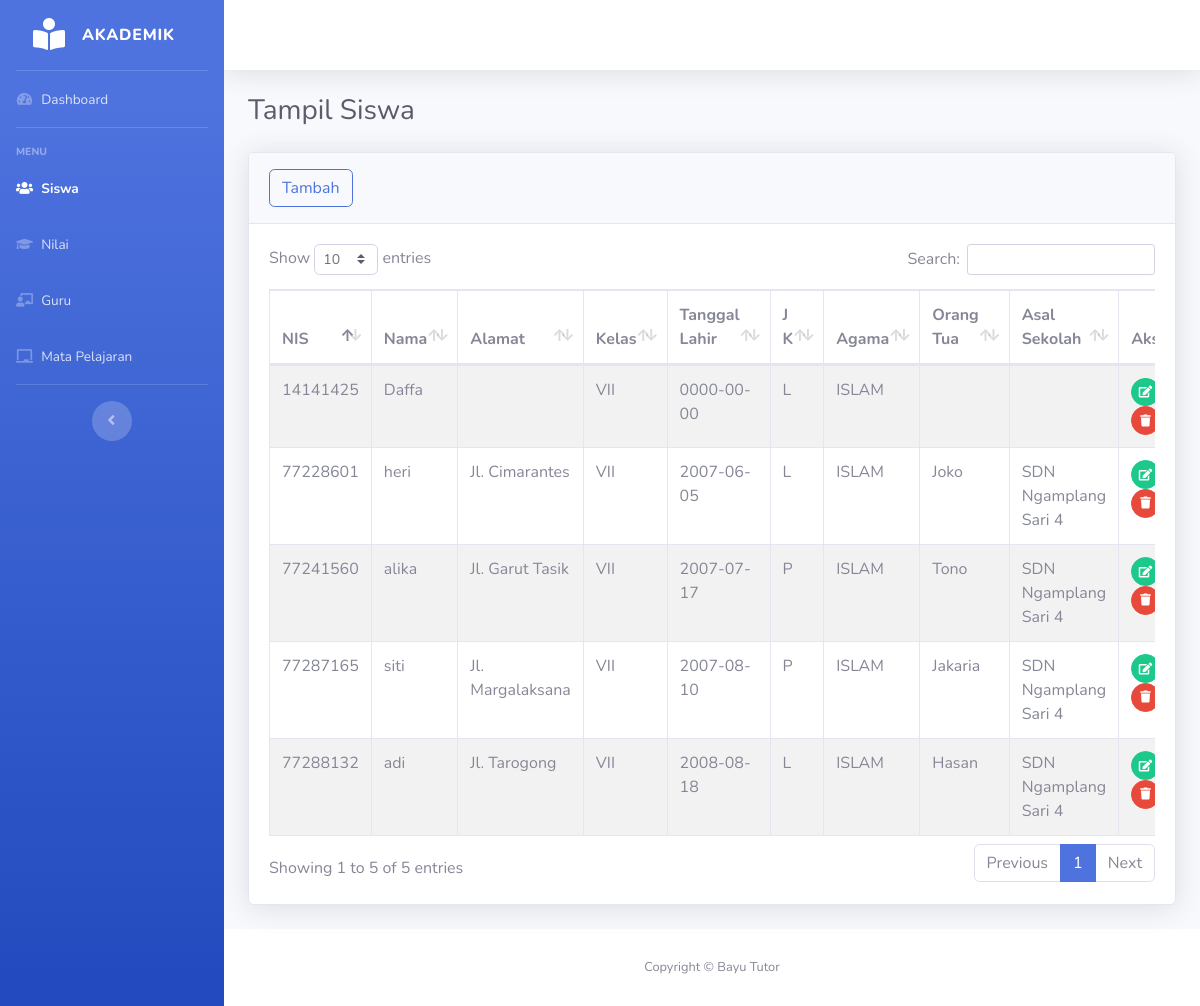
The page /Aplikasi-Raport-Sederhana/siswa/siswa.php on the database as committed earlier.
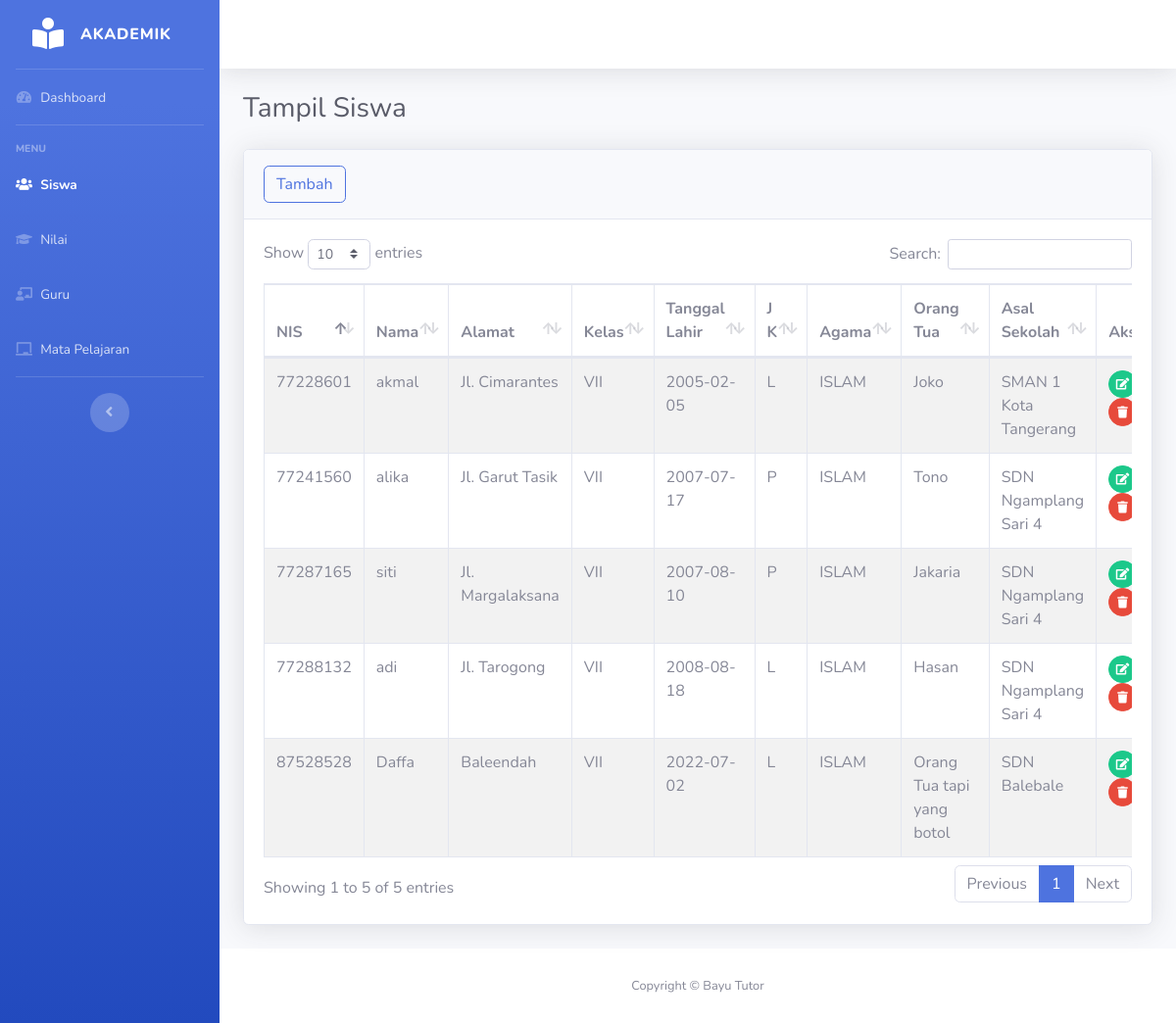
The same page on the database as committed later.
### tables this page shows
CREATE TABLE `siswa` (
  `nis` varchar(8) NOT NULL,
  `nama` varchar(30) NOT NULL,
  `alamat` varchar(30) DEFAULT NULL,
  `kelas` enum('VII','VIII','IX') NOT NULL,
  `tanggal_lahir` date DEFAULT NULL,
  `jenis_kelamin` enum('L','P') DEFAULT NULL,
  `agama` enum('ISLAM','PROTESTAN','KATHOLIK','HINDU','BUDHA','KONGHUCU','LAINNYA') DEFAULT NULL,
  `orang_tua` varchar(30) DEFAULT NULL,
  `asal_sekolah` varchar(50) NOT NULL
);

### Aplikasi-Raport-Sederhana/siswa/siswa.php (the view, shortened to what this page needs)
<!DOCTYPE html>
<html lang="en">
<head>
    <link href="../assets/vendor/fontawesome-free/css/all.min.css" rel="stylesheet" type="text/css">
    <link href="../assets/css/sb-admin-2.min.css" rel="stylesheet">
    <link href="../assets/vendor/datatables/dataTables.bootstrap4.min.css" rel="stylesheet">
</head>
<body id="page-top">
    <div id="wrapper">
       <?php include_once("../layout/sidebar.php") ?>
        <div id="content-wrapper" class="d-flex flex-column">
            <div id="content">
            <?php include_once("../layout/topbar.php") ?>
                <div class="container-fluid">
                    <h1 class="h3 mb-4 text-gray-800">Tampil Siswa</h1>
                    <div class="card shadow mb-4">
                        <div class="card-header py-3">
                            <a href="siswa-tambah.php"><button type="button" class="btn btn-outline-primary rounded">Tambah</button></a>
                        </div>
                        <div class="card-body">
                            <?php
                            $db=dbConnect();
                            if($db->connect_errno==0){
                            $sql="SELECT * FROM siswa";
                            $res=$db->query($sql);
                            if($res){
                            ?>
                            <div class="table-responsive">
                                <table class="table table-bordered table-striped" id="dataTable" width="100%" cellspacing="0">
                                    <thead>
                                        <tr>
                                            <th>NIS</th>
                                            <th>Nama</th>
                                            <th>Alamat</th>
                                            <th>Kelas</th>
                                            <th>Tanggal Lahir</th>
                                            <th>J K </th>
                                            <th>Agama</th>
                                            <th>Orang Tua</th>
                                            <th>Asal Sekolah</th>
                                            <th>Aksi</th>
                                        </tr>
                                    </thead>
                                    <tbody>
                                        <?php
                                        $data = $res->fetch_all(MYSQLI_ASSOC);
                                        foreach($data as $row){
                                        ?>
                                        <tr>
                                            <td><?= $row['nis']; ?></td>
                                            <td><?= $row['nama']; ?></td>
                                            <td><?= $row['alamat']; ?></td>
                                            <td><?= $row['kelas']; ?></td>
                                            <td><?= $row['tanggal_lahir'];?></td>
                                            <td><?= $row['jenis_kelamin']; ?></td>
                                            <td><?= $row['agama']; ?></td>
                                            <td><?= $row['orang_tua']; ?></td>
                                            <td><?= $row['asal_sekolah'] ?></td>
                                            <td>
                                                <a href="siswa-edit.php?nis=<?= $row['nis']?>" class="btn btn-success btn-circle btn-sm">
                                                <i class="fas fa-edit"></i>
                                                </a>
                                                <a href="siswa-hapus.php?nis=<?= $row['nis'];?>" class="btn btn-danger btn-circle btn-sm hapus">
                                                <i class="fas fa-trash"></i>
                                                </a>
                                            </td>
                                        </tr>
                                            <?php
                                    }
                                    ?>
                                    </tbody>
                                </table>
                                	<?php
	}else
		echo "Gagal Eksekusi SQL".(DEVELOPMENT?" : ".$db->error:"")."<br>";
}
else
	echo "Gagal koneksi".(DEVELOPMENT?" : ".$db->connect_error:"")."<br>";
?>
                            </div>
                        </div>
                </div>
            </div>
            <?php include_once("../layout/footer.php") ?>
        </div>
    </div>
</body>
</html>

Rows that differ between the two databases and show on the page:
removed siswa: nis "14141425", nama "Daffa", kelas "VII", tanggal_lahir "0000-00-00", jenis_kelamin "L", agama "ISLAM"
changed siswa "Jl. Cimarantes": nama "heri" → "akmal"; tanggal_lahir "2007-06-05" → "2005-02-05"; asal_sekolah "SDN Ngamplang Sari 4" → "SMAN 1 Kota Tangerang"
added siswa: nis "87528528", nama "Daffa", alamat "Baleendah", kelas "VII", tanggal_lahir "2022-07-02", jenis_kelamin "L", agama "ISLAM", orang_tua "Orang Tua tapi yang botol", asal_sekolah "SDN Balebale"
